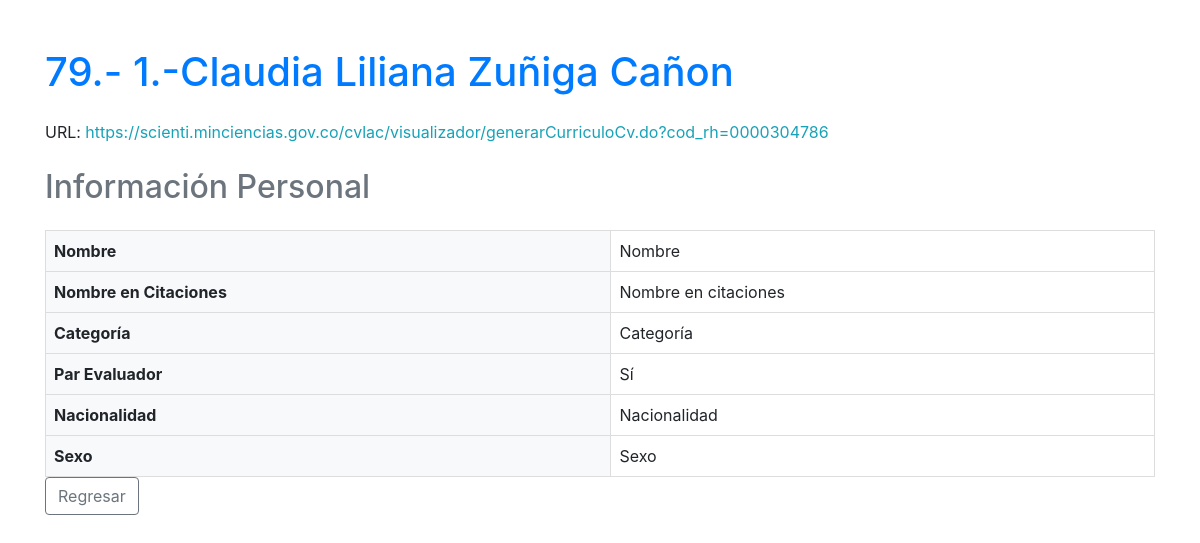
Page /ingenieria-sistemas/entry/79/ on the committed database.
### scraping/models.py (models this page shows, shortened)
class Entry(models.Model):
    name = models.CharField(max_length=255)
    href = models.URLField()

class PersonalInfo(models.Model):
    entry = models.OneToOneField(Entry, on_delete=models.CASCADE)
    nombre = models.CharField(max_length=255, blank=True, null=True)
    nombre_citaciones = models.CharField(max_length=255, blank=True, null=True)  # Nuevo campo
    categoria = models.CharField(max_length=255, blank=True, null=True)  # Nuevo campo
    par_evaluador = models.BooleanField(default=False)  # Nuevo campo
    nacionalidad = models.CharField(max_length=100, blank=True, null=True)
    sexo = models.CharField(max_length=50, blank=True, null=True)  # Nuevo campo

### scraping/views.py (the view)
# urls.py: path('ingenieria-sistemas/entry/<int:pk>/', views.entry_detail, name='entry_detail'),
def entry_detail(request, pk):
    entry = get_object_or_404(Entry, pk=pk)
    personal_info = PersonalInfo.objects.filter(entry=entry).first()
    investigaciones = Investigacion.objects.filter(entry=entry)
    return render(request, 'scraping/entry_detail.html', {
        'entry': entry,
        'personal_info': personal_info,
        'investigaciones': investigaciones
    })

### scraping/templates/scraping/entry_detail.html (shortened to what this page needs)
<!DOCTYPE html>
<html lang="es">
<head>
    <link href="https://stackpath.bootstrapcdn.com/bootstrap/4.5.2/css/bootstrap.min.css" rel="stylesheet">
</head>
<body>
    <div class="container mt-5">
        <h1 class="mb-4 text-primary">{{ entry.id }}.- {{ entry.name }}</h1>
        <p class="mb-4">
            URL: <a href="{{ entry.href }}" class="text-info" target="_blank">{{ entry.href }}</a>
        </p>
        {% if personal_info %}
        <h2 class="mb-4 text-secondary">Información Personal</h2>
        <table class="table-custom">
            <tr><th>Nombre</th><td>{{ personal_info.nombre }}</td></tr>
            <tr><th>Nombre en Citaciones</th><td>{{ personal_info.nombre_citaciones|default:"No disponible" }}</td></tr>
            <tr><th>Categoría</th><td>{{ personal_info.categoria|default:"No disponible" }}</td></tr>
            <tr><th>Par Evaluador</th><td>{% if personal_info.par_evaluador %} Sí {% else %} No {% endif %}</td></tr>
            <tr><th>Nacionalidad</th><td>{{ personal_info.nacionalidad }}</td></tr>
            <tr><th>Sexo</th><td>{{ personal_info.sexo|default:"No disponible" }}</td></tr>
        </table>
        {% else %}
        <p>No se encontró información personal.</p>
        {% endif %}
        <a href="{% url 'entry_list' %}" class="btn btn-outline-secondary">Regresar</a>
    </div>
</body>
</html>

### scraping/templates/scraping/entry_detail.html (style rules this page uses)
.table-custom { width: 100%; border-collapse: collapse; }
.table-custom th, .table-custom td { border: 1px solid #ddd; padding: 8px; }
.table-custom th { background-color: #f8f9fa; text-align: left; }

### rows in the picture
Entry: id "79", name "1.-Claudia Liliana Zuñiga Cañon", href "https://scienti.minciencias.gov.co/cvlac/visualizador/generarCurriculoCv.do?cod_rh=0000304786"
PersonalInfo: nombre "Nombre", nombre_citaciones "Nombre en citaciones", categoria "Categoría", nacionalidad "Nacionalidad", sexo "Sexo"
